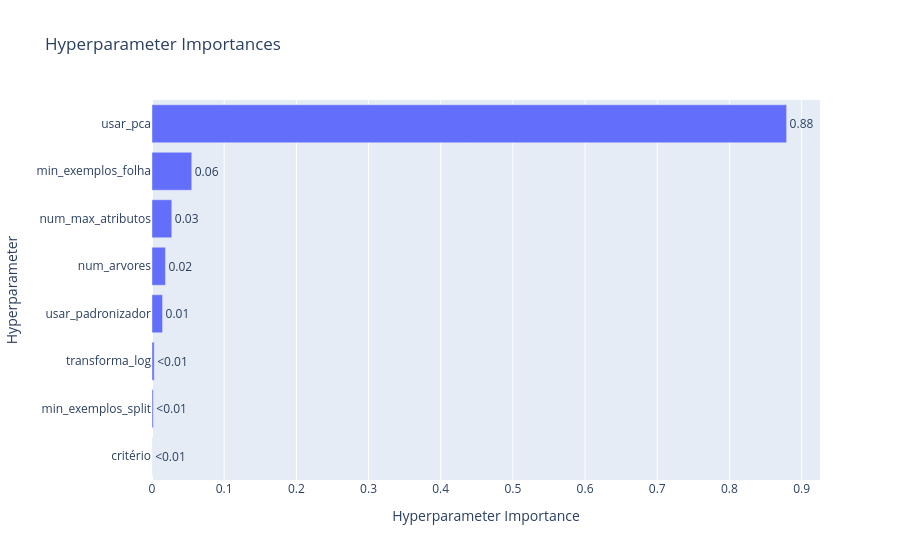

Write notebook code for a chart like this one.
### Markdown cell above
Em comparação aos demais modelos lineares, a floresta aleatória já apresentou uma melhoras em 10 pontos percentuais de $\text{NMRSE}$ com validação cruzada, sendo que a de teste foi muito além, com uma $\text{NMRSE}$ de 47%! Isto pode nos indicar que a natureza do problema não é linear...

Ademais, todas as 116 features recebidas foram usadas, o que é válido para um número de 250 árvores e `max_features` de $\approx 0.4$. O desempenho também é respaldado pelos hiperparâmetros estruturais (`min_samples_leaf` = 6 e `min_samples_split` = 10), que contribuem para impedir divisões espúrias nas folhas.

### Code cell
vis.plot_param_importances(estudo_hpc)

### Figure 1 — Plotly figure (JSON) as saved in the notebook; plotly's stock layout.template omitted (floating-point values rounded to 4 significant figures)
{"data": [{"cliponaxis": false, "hovertemplate": ["critério (CategoricalDistribution): 0.00017422029074877138<extra></extra>", "min_exemplos_split (IntDistribution): 0.001829301975725283<extra></extra>", "transforma_log (CategoricalDistribution): 0.0030488798259726098<extra></extra>", "usar_padronizador (CategoricalDistribution): 0.014619954536098876<extra></extra>", "num_arvores (IntDistribution): 0.018627804134233143<extra></extra>", "num_max_atributos (FloatDistribution): 0.027419452885350467<extra></extra>", "min_exemplos_folha (IntDistribution): 0.05506673708495825<extra></extra>", "usar_pca (CategoricalDistribution): 0.8792136492669128<extra></extra>"], "name": "Objective Value", "orientation": "h", "text": ["<0.01", "<0.01", "<0.01", "0.01", "0.02", "0.03", "0.06", "0.88"], "textposition": "outside", "type": "bar", "x": [0.0001742, 0.001829, 0.003049, 0.01462, 0.01863, 0.02742, 0.05507, 0.8792], "y": ["critério", "min_exemplos_split", "transforma_log", "usar_padronizador", "num_arvores", "num_max_atributos", "min_exemplos_folha", "usar_pca"]}], "layout": {"title": {"text": "Hyperparameter Importances"}, "xaxis": {"title": {"text": "Hyperparameter Importance"}}, "yaxis": {"title": {"text": "Hyperparameter"}}}}
